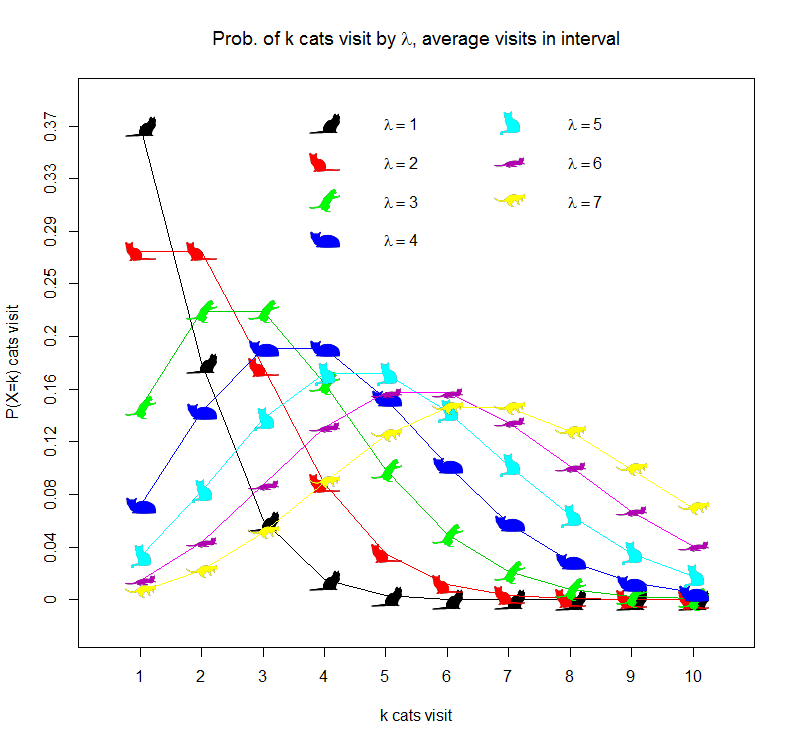

This figure's R source:
#make a test catterplot with poisson
#lambda is avg number of cats in interval
#k is number of cats that show up in interval
#prob of number of cats showing up given avg number of cats

ll=1
x=seq(1:10)

#c(r, g, b, black)
collist<-list(c(0,0,0,1), #black
              c(1,0,0,1), #red
              c(0,1,0,1), #green
              c(0,0,1,1), #blue
              c(0,1,1,1), #cyan?
              c(1,0,1,1), #magenta?
              c(1,1,0,1) #yellow
              )

catl1<-catplot(xs=x, ys=dpois(x,ll), size=.05, cat=ll, canvas = c(0,1.1,-.1,1.1), type="line", linecolor = ll, catcolor = collist[[ll]], 
               ylab="P(X=k) cats visit", xlab="k cats visit", 
               main=expression(paste("Prob. of k cats visit by ", lambda, ", average visits in interval")))
catLegend(catl1, xl=4, yl=.37, cat=ll, size=0.05, catcolor = collist[[ll]], legend = substitute(paste(lambda, "=", lam), list(lam=ll)), legloc = "right")

ll=ll+1
catl2<-cats(catl1, xs=x, ys=dpois(x,ll), size=.05, cat=ll, type="line", linecolor = ll, catcolor = collist[[ll]])
catLegend(catl2, xl=4, yl=.34, cat=ll, size=0.05, catcolor = collist[[ll]], legend = substitute(paste(lambda, "=", lam), list(lam=ll)), legloc = "right")

ll=ll+1
catl3<-cats(catl2, xs=x, ys=dpois(x,ll), size=.05, cat=ll, type="line", linecolor = ll, catcolor = collist[[ll]])
catLegend(catl3, xl=4, yl=.31, cat=ll, size=0.05, catcolor = collist[[ll]], legend = substitute(paste(lambda, "=", lam), list(lam=ll)), legloc = "right")

ll=ll+1
catl4<-cats(catl3, xs=x, ys=dpois(x,ll), size=.05, cat=ll, type="line", linecolor = ll, catcolor = collist[[ll]])
catLegend(catl4, xl=4, yl=.28, cat=ll, size=0.05, catcolor = collist[[ll]], legend = substitute(paste(lambda, "=", lam), list(lam=ll)), legloc = "right")

ll=ll+1
catl5<-cats(catl4, xs=x, ys=dpois(x,ll), size=.05, cat=ll, type="line", linecolor = ll, catcolor = collist[[ll]])
catLegend(catl5, xl=7, yl=.37, cat=ll, size=0.05, catcolor = collist[[ll]], legend = substitute(paste(lambda, "=", lam), list(lam=ll)), legloc = "right")

ll=ll+1
catl6<-cats(catl5, xs=x, ys=dpois(x,ll), size=.05, cat=ll, type="line", linecolor = ll, catcolor = collist[[ll]])
catLegend(catl6, xl=7, yl=.34, cat=ll, size=0.05, catcolor = collist[[ll]], legend = substitute(paste(lambda, "=", lam), list(lam=ll)), legloc = "right")

ll=ll+1
catl7<-cats(catl6, xs=x, ys=dpois(x,ll), size=.05, cat=ll, type="line", linecolor = ll, catcolor = collist[[ll]])
catLegend(catl7, xl=7, yl=.31, cat=ll, size=0.05, catcolor = collist[[ll]], legend = substitute(paste(lambda, "=", lam), list(lam=ll)), legloc = "right")
